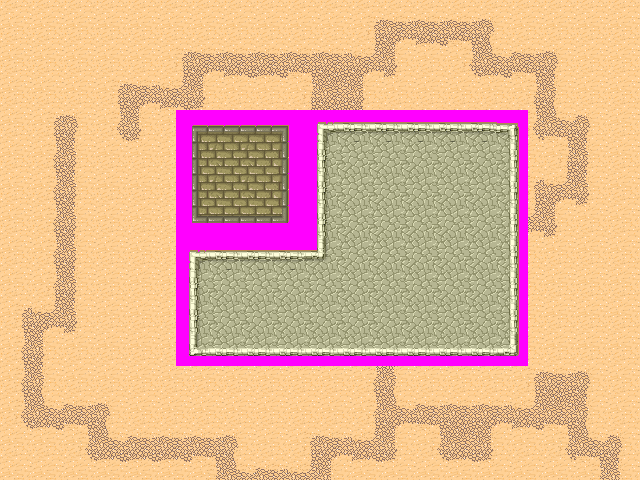

Tiled map render using the project's own tile images. Description and the whole map definition, tile-layer contents included, below:
An orthogonal 20x15 tile map with 32x32 px tiles, 2 tile layers (Ground, Structures) and 6 objects (rock, sign).

<map version="1.10" tiledversion="git" class="desert" orientation="orthogonal" renderorder="right-down" width="20" height="15" tilewidth="32" tileheight="32" infinite="0" nextlayerid="4" nextobjectid="7">
 <tileset firstgid="1" name="Desert" class="desert" tilewidth="32" tileheight="32" spacing="1" margin="1" tilecount="48" columns="8">
  <image source="tmw_desert_spacing.png" trans="ff00ff" width="265" height="199" />
  <wangsets>
   <wangset name="Desert" type="corner" tile="-1">
    <wangcolor name="Brick" color="#ff0000" tile="-1" probability="1" />
    <wangcolor name="Rock" color="#00ff00" tile="-1" probability="1" />
    <wangcolor name="Dirt" color="#0000ff" tile="-1" probability="1" />
    <wangtile tileid="0" wangid="0,0,0,1,0,0,0,0" />
    <wangtile tileid="1" wangid="0,0,0,1,0,1,0,0" />
    <wangtile tileid="2" wangid="0,0,0,0,0,1,0,0" />
    <wangtile tileid="3" wangid="0,3,0,0,0,3,0,3" />
    <wangtile tileid="4" wangid="0,3,0,3,0,0,0,3" />
    <wangtile tileid="5" wangid="0,0,0,3,0,0,0,0" />
    <wangtile tileid="6" wangid="0,0,0,3,0,3,0,0" />
    <wangtile tileid="7" wangid="0,0,0,0,0,3,0,0" />
    <wangtile tileid="8" wangid="0,1,0,1,0,0,0,0" />
    <wangtile tileid="9" wangid="0,1,0,1,0,1,0,1" />
    <wangtile tileid="10" wangid="0,0,0,0,0,1,0,1" />
    <wangtile tileid="11" wangid="0,0,0,3,0,3,0,3" />
    <wangtile tileid="12" wangid="0,3,0,3,0,3,0,0" />
    <wangtile tileid="13" wangid="0,3,0,3,0,0,0,0" />
    <wangtile tileid="14" wangid="0,3,0,3,0,3,0,3" />
    <wangtile tileid="15" wangid="0,0,0,0,0,3,0,3" />
    <wangtile tileid="16" wangid="0,1,0,0,0,0,0,0" />
    <wangtile tileid="17" wangid="0,1,0,0,0,0,0,1" />
    <wangtile tileid="18" wangid="0,0,0,0,0,0,0,1" />
    <wangtile tileid="19" wangid="0,1,0,0,0,1,0,1" />
    <wangtile tileid="20" wangid="0,1,0,1,0,0,0,1" />
    <wangtile tileid="21" wangid="0,3,0,0,0,0,0,0" />
    <wangtile tileid="22" wangid="0,3,0,0,0,0,0,3" />
    <wangtile tileid="23" wangid="0,0,0,0,0,0,0,3" />
    <wangtile tileid="24" wangid="0,0,0,2,0,0,0,0" />
    <wangtile tileid="25" wangid="0,0,0,2,0,2,0,0" />
    <wangtile tileid="26" wangid="0,0,0,0,0,2,0,0" />
    <wangtile tileid="27" wangid="0,0,0,1,0,1,0,1" />
    <wangtile tileid="28" wangid="0,1,0,1,0,1,0,0" />
    <wangtile tileid="32" wangid="0,2,0,2,0,0,0,0" />
    <wangtile tileid="33" wangid="0,2,0,2,0,2,0,2" />
    <wangtile tileid="34" wangid="0,0,0,0,0,2,0,2" />
    <wangtile tileid="35" wangid="0,2,0,0,0,2,0,2" />
    <wangtile tileid="36" wangid="0,2,0,2,0,0,0,2" />
    <wangtile tileid="40" wangid="0,2,0,0,0,0,0,0" />
    <wangtile tileid="41" wangid="0,2,0,0,0,0,0,2" />
    <wangtile tileid="42" wangid="0,0,0,0,0,0,0,2" />
    <wangtile tileid="43" wangid="0,0,0,2,0,2,0,2" />
    <wangtile tileid="44" wangid="0,2,0,2,0,2,0,0" />
   </wangset>
  </wangsets>
 </tileset>
 <layer id="1" name="Ground" class="ground" width="20" height="15">
  <data encoding="csv">
30,30,30,30,30,30,30,30,30,30,30,6,7,7,7,8,30,30,30,30,
30,30,30,30,30,6,7,7,7,7,7,13,4,23,5,12,7,8,30,30,
30,30,30,6,7,13,4,23,23,5,15,4,24,30,22,23,5,16,30,30,
30,6,8,14,4,23,24,30,6,13,15,16,30,30,30,30,14,12,8,30,
30,14,16,22,24,30,30,30,14,4,5,16,30,30,30,30,22,5,16,30,
30,14,16,30,30,30,30,30,14,16,22,24,30,30,30,30,6,13,16,30,
30,14,16,30,30,30,30,30,14,12,8,30,30,30,30,6,13,4,24,30,
30,14,16,30,30,30,30,30,22,5,12,8,30,30,30,14,4,24,30,30,
30,14,16,30,30,30,30,30,30,22,5,12,8,30,6,13,16,30,30,30,
6,13,16,30,30,30,30,30,30,30,22,5,16,30,22,23,24,30,30,30,
14,4,24,30,30,30,30,30,30,30,30,14,16,30,30,30,30,30,30,30,
14,16,30,30,30,30,30,30,30,30,30,14,16,30,30,30,6,7,8,30,
14,12,7,8,30,30,30,30,30,30,30,14,12,7,7,7,13,15,16,30,
22,23,5,12,7,7,7,8,30,6,7,13,4,5,15,4,23,5,12,8,
30,30,22,23,23,23,5,12,7,13,4,23,24,22,23,24,30,22,5,16
</data>
 </layer>
 <objectgroup id="3" name="Foliage">
  <object id="1" gid="31" x="16" y="82.6667" width="32" height="32" />
  <object id="2" name="Rock" type="rock" gid="1073741856" x="56" y="152" width="32" height="32" />
  <object id="3" gid="38" x="37.3333" y="293.333" width="32" height="32" />
  <object id="4" gid="39" x="106.667" y="229.333" width="32" height="32" />
  <object id="5" gid="40" x="169.333" y="61.3333" width="32" height="32" />
  <object id="6" name="Sign" type="sign" gid="2147483694" x="249.333" y="92" width="32" height="32" />
 </objectgroup>
 <layer id="2" name="Structures" class="structures" width="20" height="15" offsetx="-80" offsety="-50">
  <data encoding="csv">
0,0,0,0,0,0,0,0,0,0,0,0,0,0,0,0,0,0,0,0,
0,0,0,0,0,0,0,0,0,0,0,0,0,0,0,0,0,0,0,0,
0,0,0,0,0,0,0,0,0,0,0,0,0,0,0,0,0,0,0,0,
0,0,0,0,0,0,0,0,0,0,0,0,0,0,0,0,0,0,0,0,
0,0,0,0,0,0,0,0,0,0,0,0,0,0,0,0,0,0,0,0,
0,0,0,0,0,0,0,0,1,2,2,3,25,26,26,26,26,26,27,0,
0,0,0,0,0,0,0,0,9,10,10,11,33,34,34,34,34,34,35,0,
0,0,0,0,0,0,0,0,9,10,10,11,33,34,34,34,34,34,35,0,
0,0,0,0,0,0,0,0,17,18,18,19,33,34,34,34,34,34,35,0,
0,0,0,0,0,0,0,0,25,26,26,26,45,34,34,34,34,34,35,0,
0,0,0,0,0,0,0,0,33,34,34,34,34,34,34,34,34,34,35,0,
0,0,0,0,0,0,0,0,33,34,34,34,34,34,34,34,34,34,35,0,
0,0,0,0,0,0,0,0,41,42,42,42,42,42,42,42,42,42,43,0,
0,0,0,0,0,0,0,0,0,0,0,0,0,0,0,0,0,0,0,0,
0,0,0,0,0,0,0,0,0,0,0,0,0,0,0,0,0,0,0,0
</data>
 </layer>
</map>